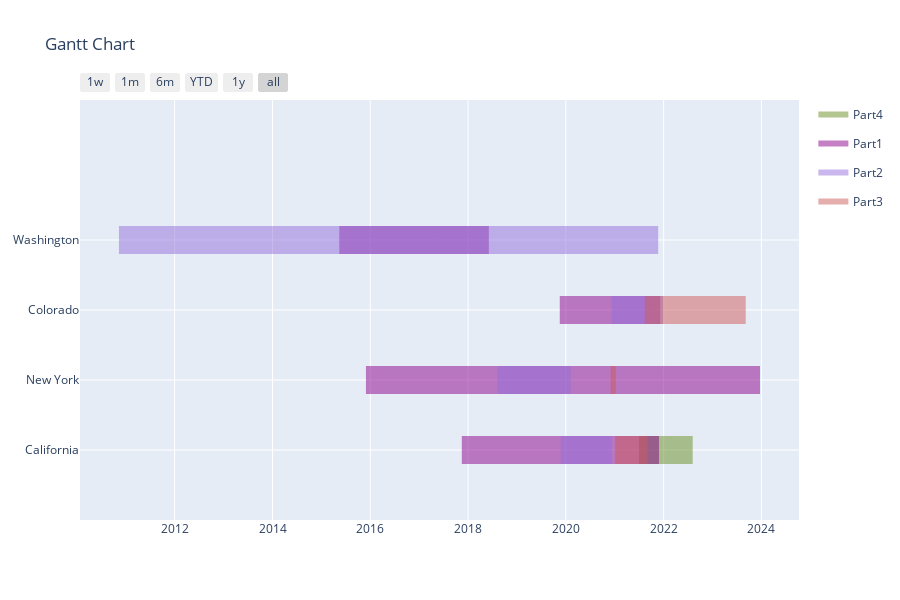

This figure's notebook cell:
### Code cell
# Let's try one more view, with overlapping bars somewhat opaque, so we can see where dates overlap.

fig = ff.create_gantt(df, colors=color, index_col='Subtask',
                      show_colorbar=True, bar_width=0.2, 
                      showgrid_x=True, showgrid_y=True, 
                      group_tasks=True, show_hover_fill=True)
#print(fig['data'])
for shape in fig['data']:
    shape['opacity'] = 0.5
fig.show()

### Figure 1 — Plotly figure (JSON) as saved in the notebook; plotly's stock layout.template omitted (floating-point values rounded to 4 significant figures)
{"data": [{"fill": "toself", "fillcolor": "rgb(107, 142, 35)", "hoverinfo": "name", "legendgroup": "rgb(107, 142, 35)", "mode": "none", "name": "Part4", "opacity": 0.5, "showlegend": true, "type": "scatter", "x": ["2021-07-01T00:00:00", "2022-08-06T00:00:00", "2022-08-06T00:00:00", "2021-07-01T00:00:00"], "y": [-0.2, -0.2, 0.2, 0.2]}, {"fill": "toself", "fillcolor": "rgb(139, 0, 139)", "hoverinfo": "name", "legendgroup": "rgb(139, 0, 139)", "mode": "none", "name": "Part1", "opacity": 0.5, "showlegend": true, "type": "scatter", "x": ["2019-11-17T00:00:00", "2021-12-06T00:00:00", "2021-12-06T00:00:00", "2019-11-17T00:00:00", "2019-11-17T00:00:00", "2015-11-30T00:00:00", "2023-12-22T00:00:00", "2023-12-22T00:00:00", "2015-11-30T00:00:00", "2015-11-30T00:00:00", "2017-11-15T00:00:00", "2021-11-27T00:00:00", "2021-11-27T00:00:00", "2017-11-15T00:00:00", "2017-11-15T00:00:00", "2015-05-15T00:00:00", "2018-06-05T00:00:00", "2018-06-05T00:00:00", "2015-05-15T00:00:00"], "y": [1.8, 1.8, 2.2, 2.2, null, 0.8, 0.8, 1.2, 1.2, null, -0.2, -0.2, 0.2, 0.2, null, 2.8, 2.8, 3.2, 3.2]}, {"fill": "toself", "fillcolor": "rgb(147, 112, 219)", "hoverinfo": "name", "legendgroup": "rgb(147, 112, 219)", "mode": "none", "name": "Part2", "opacity": 0.5, "showlegend": true, "type": "scatter", "x": ["2010-11-11T00:00:00", "2021-11-21T00:00:00", "2021-11-21T00:00:00", "2010-11-11T00:00:00", "2010-11-11T00:00:00", "2019-11-24T00:00:00", "2020-12-09T00:00:00", "2020-12-09T00:00:00", "2019-11-24T00:00:00", "2019-11-24T00:00:00", "2020-12-09T00:00:00", "2021-12-28T00:00:00", "2021-12-28T00:00:00", "2020-12-09T00:00:00", "2020-12-09T00:00:00", "2018-08-07T00:00:00", "2020-02-06T00:00:00", "2020-02-06T00:00:00", "2018-08-07T00:00:00"], "y": [2.8, 2.8, 3.2, 3.2, null, -0.2, -0.2, 0.2, 0.2, null, 1.8, 1.8, 2.2, 2.2, null, 0.8, 0.8, 1.2, 1.2]}, {"fill": "toself", "fillcolor": "rgb(205, 92, 92)", "hoverinfo": "name", "legendgroup": "rgb(205, 92, 92)", "mode": "none", "name": "Part3", "opacity": 0.5, "showlegend": true, "type": "scatter", "x": ["2020-12-01T00:00:00", "2021-01-08T00:00:00", "2021-01-08T00:00:00", "2020-12-01T00:00:00", "2020-12-01T00:00:00", "2021-01-03T00:00:00", "2021-09-03T00:00:00", "2021-09-03T00:00:00", "2021-01-03T00:00:00", "2021-01-03T00:00:00", "2021-08-13T00:00:00", "2023-09-06T00:00:00", "2023-09-06T00:00:00", "2021-08-13T00:00:00"], "y": [0.8, 0.8, 1.2, 1.2, null, -0.2, -0.2, 0.2, 0.2, null, 1.8, 1.8, 2.2, 2.2]}, {"legendgroup": "rgb(107, 142, 35)", "marker": {"color": "rgb(107, 142, 35)", "opacity": 0, "size": 1}, "mode": "markers", "name": "", "opacity": 0.5, "showlegend": false, "text": [null, null], "type": "scatter", "x": ["2021-07-01T00:00:00", "2022-08-06T00:00:00"], "y": [0, 0]}, {"legendgroup": "rgb(139, 0, 139)", "marker": {"color": "rgb(139, 0, 139)", "opacity": 0, "size": 1}, "mode": "markers", "name": "", "opacity": 0.5, "showlegend": false, "text": [null, null, null, null, null, null, null, null], "type": "scatter", "x": ["2019-11-17T00:00:00", "2021-12-06T00:00:00", "2015-11-30T00:00:00", "2023-12-22T00:00:00", "2017-11-15T00:00:00", "2021-11-27T00:00:00", "2015-05-15T00:00:00", "2018-06-05T00:00:00"], "y": [2, 2, 1, 1, 0, 0, 3, 3]}, {"legendgroup": "rgb(147, 112, 219)", "marker": {"color": "rgb(147, 112, 219)", "opacity": 0, "size": 1}, "mode": "markers", "name": "", "opacity": 0.5, "showlegend": false, "text": [null, null, null, null, null, null, null, null], "type": "scatter", "x": ["2010-11-11T00:00:00", "2021-11-21T00:00:00", "2019-11-24T00:00:00", "2020-12-09T00:00:00", "2020-12-09T00:00:00", "2021-12-28T00:00:00", "2018-08-07T00:00:00", "2020-02-06T00:00:00"], "y": [3, 3, 0, 0, 2, 2, 1, 1]}, {"legendgroup": "rgb(205, 92, 92)", "marker": {"color": "rgb(205, 92, 92)", "opacity": 0, "size": 1}, "mode": "markers", "name": "", "opacity": 0.5, "showlegend": false, "text": [null, null, null, null, null, null], "type": "scatter", "x": ["2020-12-01T00:00:00", "2021-01-08T00:00:00", "2021-01-03T00:00:00", "2021-09-03T00:00:00", "2021-08-13T00:00:00", "2023-09-06T00:00:00"], "y": [1, 1, 0, 0, 2, 2]}], "layout": {"height": 600, "hovermode": "closest", "showlegend": true, "title": {"text": "Gantt Chart"}, "xaxis": {"rangeselector": {"buttons": [{"count": 7, "label": "1w", "step": "day", "stepmode": "backward"}, {"count": 1, "label": "1m", "step": "month", "stepmode": "backward"}, {"count": 6, "label": "6m", "step": "month", "stepmode": "backward"}, {"count": 1, "label": "YTD", "step": "year", "stepmode": "todate"}, {"count": 1, "label": "1y", "step": "year", "stepmode": "backward"}, {"step": "all"}]}, "showgrid": true, "type": "date", "zeroline": false}, "yaxis": {"autorange": false, "range": [-1, 5], "showgrid": true, "ticktext": ["California", "New York", "Colorado", "Washington"], "tickvals": [0, 1, 2, 3], "zeroline": false}}}
